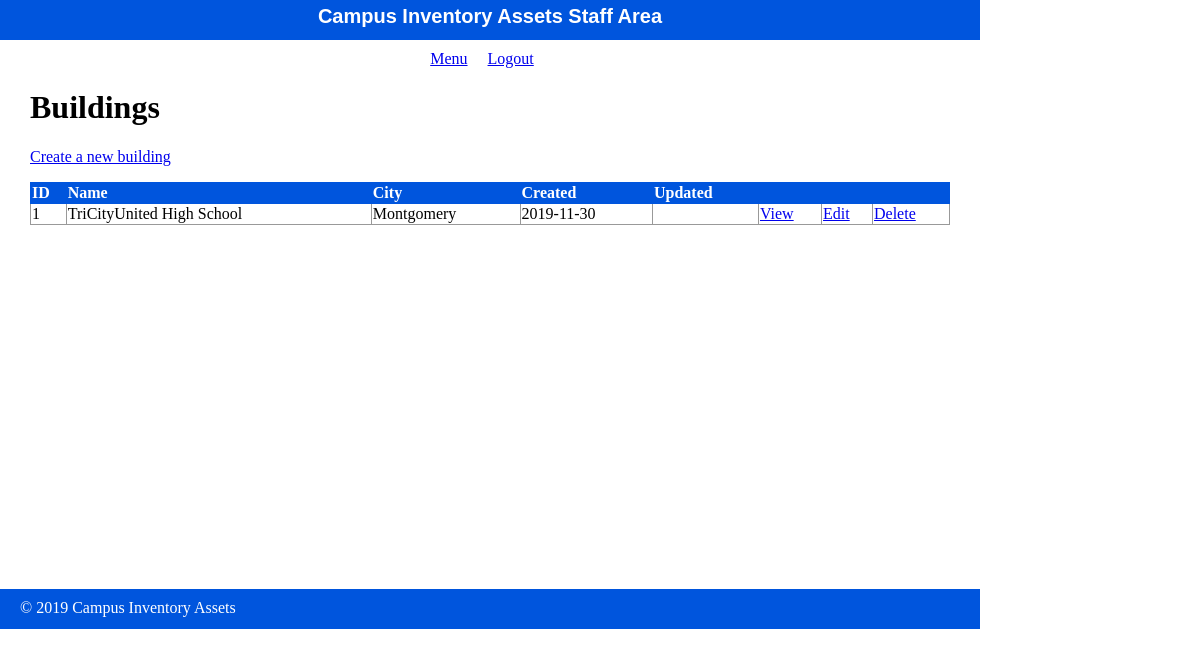
Screenshot of /admin/building/index.php with the database file from the repository.
### tables this page shows
CREATE TABLE building(
    building_id int(4) PRIMARY KEY,
    building_name VARCHAR(50),
    building_address VARCHAR(100),
	building_city VARCHAR(25),
	building_state VARCHAR(3),
	building_zip VARCHAR(6),
    build_create_date date,
    build_update_date date
);

### private/functions.php (called while the page is built, shortened)
<?php
$db = db_connect();
function url_for($script_path) {
  return WWW_ROOT . $script_path;
}
function u($string="") {
  return urlencode($string);
}
function h($string="") {
  return htmlspecialchars($string);
}
function query($sql){
  global $db;
  $result = mysqli_query($db, $sql);
  return $result;
}
?>

### public/admin/building/index.php (the view, shortened to what this page needs)
<?php
include(SHARED_PATH . '/admin_header.php');
$sql = "select * from building";
$building_set = query($sql);
?>
<div id="content">
  <div class="pages listing">
    <h1>Buildings</h1>
    <div class="actions">
      <a class="action" href="<?php echo url_for('/admin/building/new.php'); ?>">Create a new building</a>
    </div>
  	<table class="list">
  	  <tr>
        <th>ID</th>
        <th>Name</th>
        <th>City</th>
        <th>Created</th>
  	    <th>Updated</th>
  	    <th>&nbsp;</th>
  	    <th>&nbsp;</th>
        <th>&nbsp;</th>
  	  </tr>
      <?php while($building = mysqli_fetch_assoc($building_set)) { ?>
        <tr>
          <td><?php echo h($building['building_id']); ?></td>
          <td><?php echo h($building['building_name']); ?></td>
    	    <td><?php echo h($building['building_city']); ?></td>
          <td><?php echo h($building['build_create_date']); ?></td>
          <td><?php echo h($building['build_update_date']); ?></td>
          <td><a class="action" href="<?php echo url_for('/admin/building/show.php?id=' . h(u($building['building_id']))); ?>">View</a></td>
          <td><a class="action" href="<?php echo url_for('/admin/building/edit.php?id=' . h(u($building['building_id']))); ?>">Edit</a></td>
          <td><a class="action" href="<?php echo url_for('/admin/building/delete.php?id=' . h(u($building['building_id']))); ?>">Delete</a></td>
    	  </tr>
      <?php } ?>
  	</table>
  </div>
</div>
<?php
include(SHARED_PATH . '/admin_footer.php');
?>

### public/stylesheets/staff.css (style rules this page uses)
html { height: 100%; width: 100%; }
body { height: 980px; width: 100%; margin: 0; padding: 0; }
#content { width: 920px; min-height: 500px; padding: 0 30px; }
.actions { margin-bottom: 1em; }
table { border-collapse: collapse; vertical-align: top; }
table.list { width: 100%; }
table.list tr td { border: 1px solid #999999; }
table.list tr th { border: 1px solid #0055DD; background: #0055DD; color: white; text-align: left; }

### rows the page displays
building: building_id "1", building_name "TriCityUnited High School", building_city "Montgomery", build_create_date "2019-11-30"
